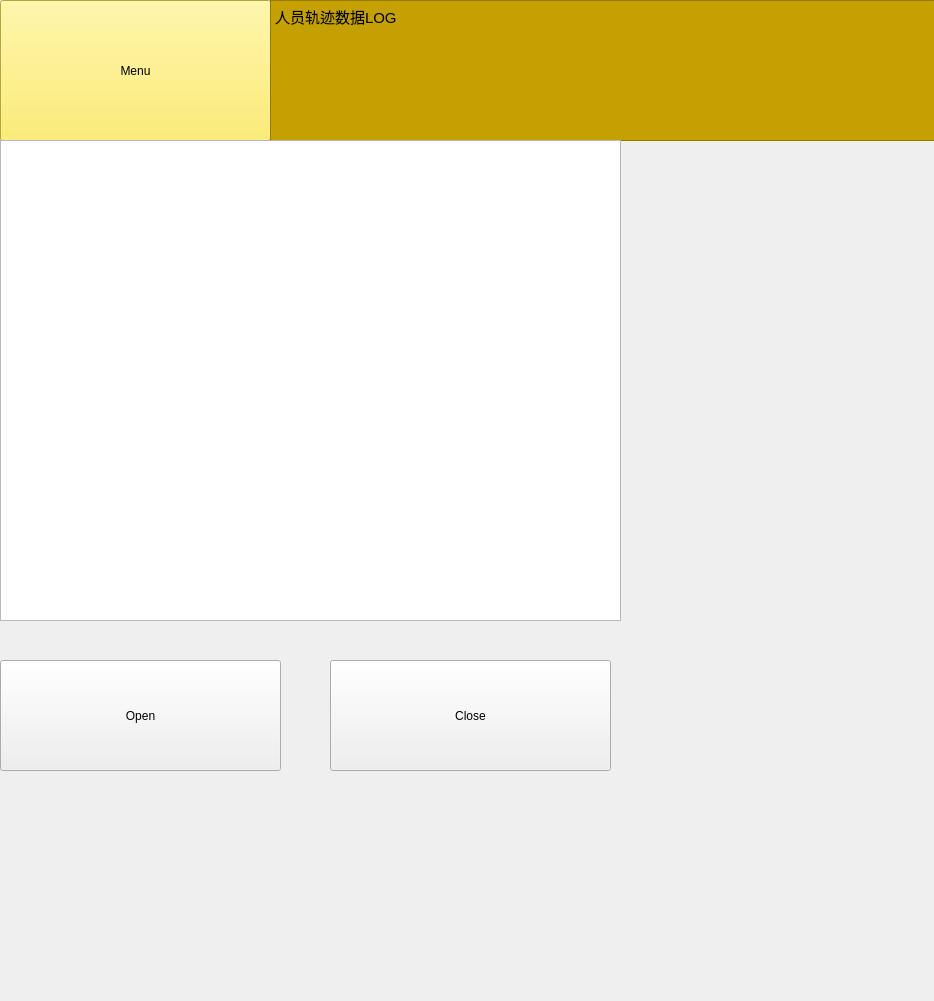
<?xml version="1.0" encoding="UTF-8"?>
<ui version="4.0">
 <class>Log</class>
 <widget class="QWidget" name="Log">
  <property name="geometry">
   <rect>
    <x>0</x>
    <y>0</y>
    <width>934</width>
    <height>1001</height>
   </rect>
  </property>
  <property name="windowTitle">
   <string>Form</string>
  </property>
  <widget class="QPushButton" name="pushButton">
   <property name="geometry">
    <rect>
     <x>0</x>
     <y>0</y>
     <width>271</width>
     <height>141</height>
    </rect>
   </property>
   <property name="styleSheet">
    <string notr="true">background-color: rgb(252, 233, 79);</string>
   </property>
   <property name="text">
    <string>Menu</string>
   </property>
  </widget>
  <widget class="QTextEdit" name="textEdit">
   <property name="geometry">
    <rect>
     <x>270</x>
     <y>0</y>
     <width>671</width>
     <height>141</height>
    </rect>
   </property>
   <property name="styleSheet">
    <string notr="true">background-color: rgb(196, 160, 0);</string>
   </property>
   <property name="html">
    <string>&lt;!DOCTYPE HTML PUBLIC &quot;-//W3C//DTD HTML 4.0//EN&quot; &quot;http://www.w3.org/TR/REC-html40/strict.dtd&quot;&gt;
&lt;html&gt;&lt;head&gt;&lt;meta name=&quot;qrichtext&quot; content=&quot;1&quot; /&gt;&lt;style type=&quot;text/css&quot;&gt;
p, li { white-space: pre-wrap; }
&lt;/style&gt;&lt;/head&gt;&lt;body style=&quot; font-family:'Ubuntu'; font-size:11pt; font-weight:400; font-style:normal;&quot;&gt;
&lt;p style=&quot; margin-top:0px; margin-bottom:0px; margin-left:0px; margin-right:0px; -qt-block-indent:0; text-indent:0px;&quot;&gt;人员轨迹数据LOG&lt;/p&gt;&lt;/body&gt;&lt;/html&gt;</string>
   </property>
  </widget>
  <widget class="QTextEdit" name="textEdit_2">
   <property name="geometry">
    <rect>
     <x>0</x>
     <y>140</y>
     <width>621</width>
     <height>481</height>
    </rect>
   </property>
  </widget>
  <widget class="QPushButton" name="pushButton_2">
   <property name="geometry">
    <rect>
     <x>0</x>
     <y>660</y>
     <width>281</width>
     <height>111</height>
    </rect>
   </property>
   <property name="text">
    <string>Open</string>
   </property>
  </widget>
  <widget class="QPushButton" name="pushButton_3">
   <property name="geometry">
    <rect>
     <x>330</x>
     <y>660</y>
     <width>281</width>
     <height>111</height>
    </rect>
   </property>
   <property name="text">
    <string>Close</string>
   </property>
  </widget>
 </widget>
 <resources/>
 <connections/>
</ui>
